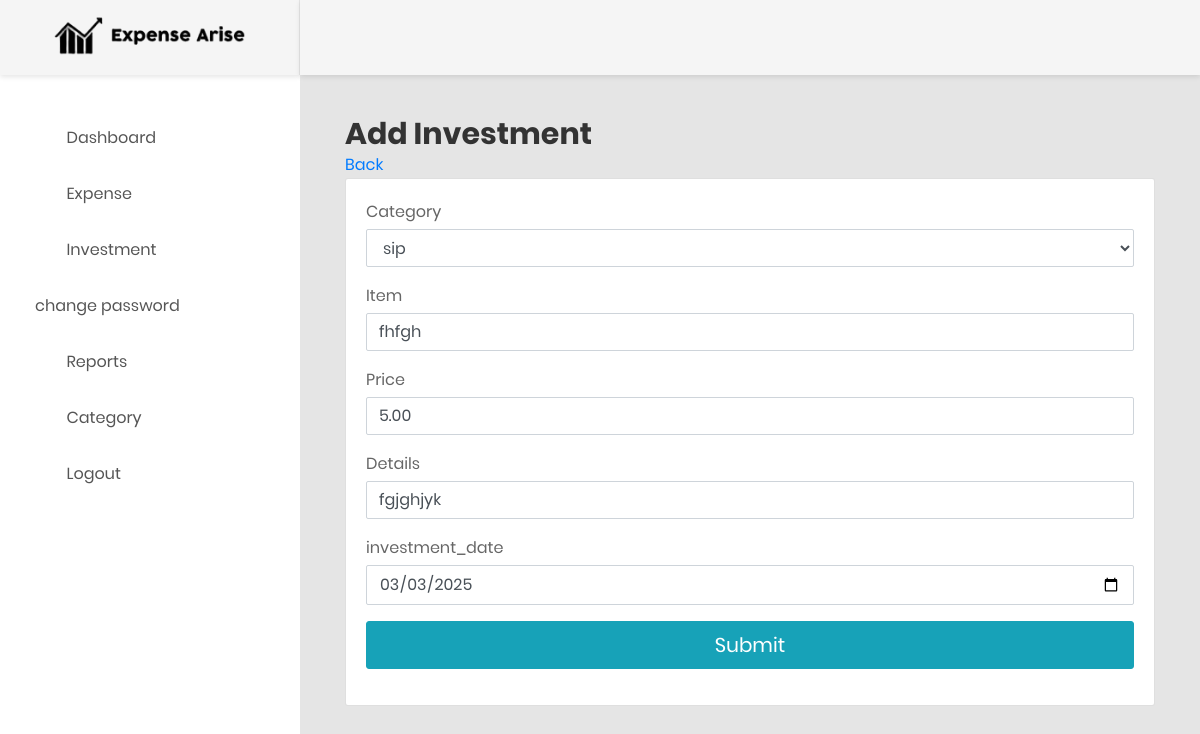
The app's page /manage_investment.php?id=2 (signed in) with its own data.
### tables this page shows
CREATE TABLE `investment` (
  `id` int(11) NOT NULL,
  `category_id` int(11) NOT NULL,
  `item` varchar(255) NOT NULL,
  `price` decimal(10,2) NOT NULL,
  `details` text DEFAULT NULL,
  `investment_date` date NOT NULL,
  `added_by` int(11) NOT NULL
);

### manage_investment.php (the view, shortened to what this page needs)
<?php
include('header.php');
$label="Add";
$item = '';
$price = '';
$details = '';
$investment_date = '';
$category_id = '';
if (isset($_GET['id']) && $_GET['id'] > 0) {
    $id = get_safe_value($_GET['id']);
    $res = mysqli_query($con, "SELECT * FROM investment WHERE id='$id'");
    if (mysqli_num_rows($res) > 0) {
        $row = mysqli_fetch_assoc($res);
        $item = $row['item'];
        $price = $row['price'];
        $details = $row['details'];
        $investment_date = $row['investment_date'];
        $category_id = $row['category_id'];
    } else {
        header('location:investment.php');
        die();
    }
}
?>
<div class="main-content">
   <div class="section__content section__content--p30">
      <div class="container-fluid">
         <div class="row">
            <div class="col-lg-12">
               <h2><?php echo $label?> Investment</h2>
               <a href="investment.php">Back</a>
               <div class="card">
                  <div class="card-body card-block">
                     <form method="post" class="form-horizontal">
                        <div class="form-group">												<label class="control-label mb-1">Category</label>
                           <?php echo getCategory($category_id, $_SESSION['UID'], 'investment');
                              ?>
                        </div>
                        <div class="form-group">												<label class="control-label mb-1">Item</label>
                           <input type="text" name="item" required value="<?php echo $item?>" class="form-control" rquired>
                        </div>
                        <div class="form-group">												<label class="control-label mb-1">Price</label>
                           <input type="text" name="price" required value="<?php echo $price?>" class="form-control" rquired>
                        </div>
                        <div class="form-group">												<label class="control-label mb-1">Details</label>
                           <input type="text" name="details" required value="<?php echo $details?>" class="form-control" rquired>
                        </div>
                        <div class="form-group">												<label class="control-label mb-1">investment_date</label>
                           <input type="date" name="investment_date" required value="<?php echo $investment_date?>" class="form-control" rquired max="<?php echo date('Y-m-d')?>">
                        </div>
                        <div class="form-group">
                           <input type="submit" name="submit" value="Submit"  class="btn btn-lg btn-info btn-block">
                        </div>
                     </form>
                  </div>
               </div>
            </div>
         </div>
      </div>
   </div>
</div>
<?php
include('footer.php');
?>

### records on screen
investment: item "fhfgh", price "5.00", details "fgjghjyk", investment_date "03/03/2025"

### other values on screen
$label "Add"
form field category_id "sip"
